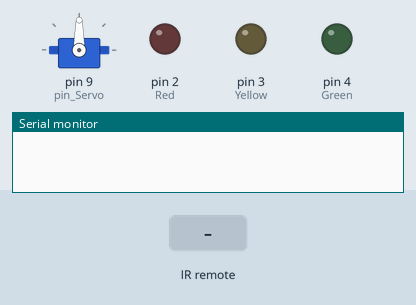
Simulated run of this sketch. Board: Arduino Uno, built with avr-gcc and run on an emulated ATmega328P. Parts: servo, output pins drawn as LEDs (lit = HIGH), the last lines printed to the serial monitor. Dashed ring = blinking. Inputs (shaded band) come from the test bench.

Above: at 2.2 s.
2.3 s: infrared code 0xFFE01F received
At 2.55 s:
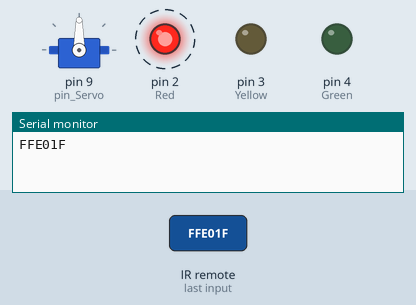
5.3 s: infrared code 0xFF629D received
At 6.1 s:
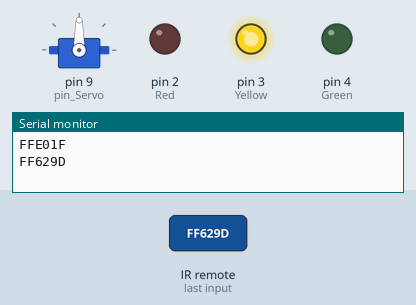
6.8 s: infrared code 0xFFA25D received
At 7.3 s:
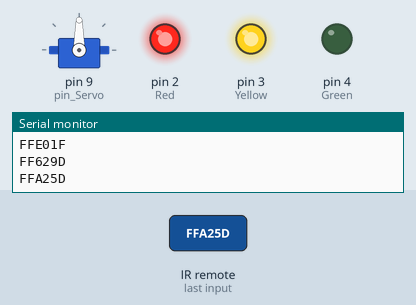
8.3 s: infrared code 0xFFE21D received
At 9.5 s:
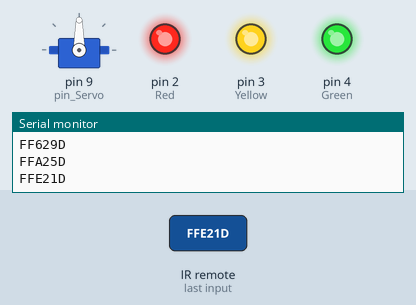
9.8 s: infrared code 0xFF22DD received
At 10.9 s:
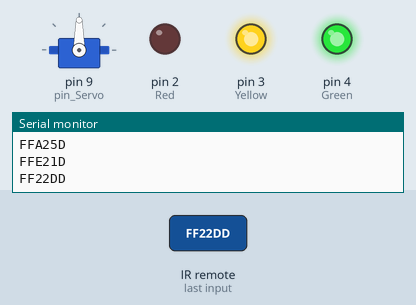
11.3 s: infrared code 0xFF02FD received
At 12.1 s:
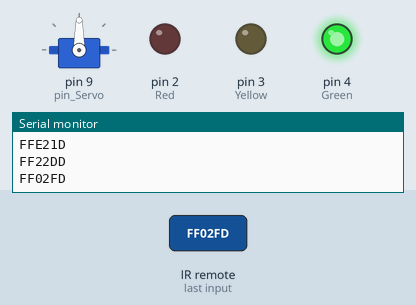
Timing chart, 0 to 13.8 s (numbered marks = the images above; inputs shaded):
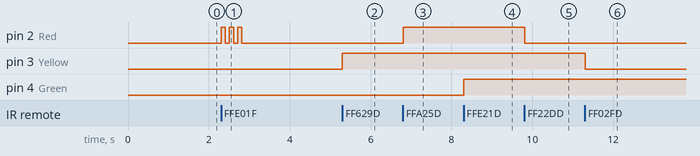

The sketch:

12d_IrRemote_serv_2.0.ino
```cpp
#include <IRremote.h>
#include <Servo.h>
#define pin_IR 11
#define Red 2
#define Yellow 3
#define Green 4
#define pin_Servo 9

// Tworzenie instancji klasy IRrecv o nazwie irrecv
IRrecv irrecv(pin_IR);
// Tworzenie instancji klasy decode_results o nazwie odczyt
// Tak naprawdę jest to zbiór zmiennych
decode_results odczyt;
// Tworzenie instancji klasy Servo o nazwie serwo
Servo serwo;

int pozycja = 90;
int zmiana = 0;
unsigned long ostatniKod;

void setup() {
  Serial.begin(9600);
  serwo.attach(pin_Servo);
  irrecv.enableIRIn(); // Aktywacja odczytu
  irrecv.blink13(true); // Po odebraniu kodu migaj diodą LED 13
  serwo.write(pozycja); // Ustawienie serwo na 90 stopni
  delay(1000);
  // Inicjacja LED
  pinMode(Red, OUTPUT);
  pinMode(Yellow, OUTPUT);
  pinMode(Green, OUTPUT);
  digitalWrite(Red, LOW);
  digitalWrite(Yellow, LOW);
  digitalWrite(Green, LOW);
}

// Funkcja realizująca miganie diodą
void miganieLED (int dioda) {
  for (int i = 0; i < 3; i++) {
    digitalWrite(dioda, HIGH);
    delay(100);
    digitalWrite(dioda, LOW);
    delay(100);
  }
}

void loop() {
  // Jeśli są jakieś dane odebrane to zwracane jest TRUE
  // Odczytane dane są podstawiane do odczyt
  if (irrecv.decode(&odczyt)) {
    // Wysłanie na serial odczytanego kodu w postaci HEX
    Serial.println(odczyt.value, HEX);
    // Sprawdzanie który klawisz został naciśnięty
    // Porównywanie wartości w HEX. Przed liczbą HEX dajemy 0x
    if (odczyt.value == 0xFFFFFFFF) {
      odczyt.value = ostatniKod;
    }
    switch (odczyt.value) {
      // UWAGA. Kody przycisków zmienić dla posiadanego pilota
      case 0xFFA25D: digitalWrite(Red, HIGH); break;    // cyfra 1
      case 0xFF629D: digitalWrite(Yellow, HIGH); break; // cyfra 2
      case 0xFFE21D: digitalWrite(Green, HIGH); break;  // cyfra 3
      case 0xFF22DD: digitalWrite(Red, LOW); break;     // cyfra 4
      case 0xFF02FD: digitalWrite(Yellow, LOW); break;  // cyfra 5
      case 0xFFC23D: digitalWrite(Green, LOW); break;   // cyfra 6
      case 0xFFE01F: miganieLED(Red); break;            // cyfra 7
      case 0xFFA857: miganieLED(Yellow); break;         // cyfra 8
      case 0xFF906F: miganieLED(Green); break;          // cyfra 9
      case 0xFF5AA5: zmiana = 1; break;                 // lewo
      case 0xFF10EF: zmiana = -1; break;                // prawo
      case 0xFF4AB5: zmiana = 0; break;                 // do dołu
      case 0xFF18E7: zmiana = 0; pozycja = 90; break;   // do góry
    }
    ostatniKod = odczyt.value;
    // Przygotowanie do pobrania nowego kodu
    irrecv.resume();
  }
  // Obliczenie nowej pozycji
  pozycja = pozycja + zmiana;
  // Zabezpieczenie przed za dużym lub za małym kątem
  if (pozycja > 175) {
    pozycja = 175;
  }
  if (pozycja < 5) {
    pozycja = 5;
  }
  // Sterowanie silnikiem
  serwo.write(pozycja);
  delay(10);
  zmiana = 0;
}
```

Measured:
- after the input at 2.3 s, pin 2 (Red): alternates HIGH for 0.10 s and LOW for 0.10 s, 6 changes in all, then stays LOW, starting at once
- after the input at 5.3 s, pin 3 (Yellow): LOW → HIGH at once
- after the input at 6.8 s, pin 2 (Red): LOW → HIGH at once
- after the input at 8.3 s, pin 4 (Green): LOW → HIGH at once
- after the input at 9.8 s, pin 2 (Red): HIGH → LOW at once
- after the input at 11.3 s, pin 3 (Yellow): HIGH → LOW at once
